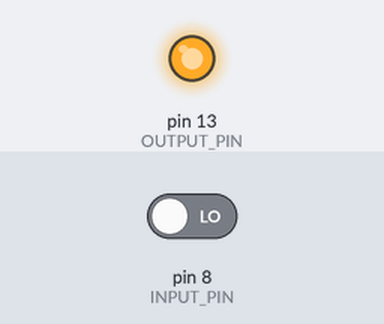
Recording of a sketch running on a simulated Arduino Uno, built with avr-gcc and run on an emulated ATmega328P. Parts: output pins drawn as LEDs (lit = HIGH). The inputs (shaded band) are chosen by the test bench; at power-on: pin 8 (INPUT_PIN) LOW.

Above: at 1.2 s.
1.3 s: pin 8 (INPUT_PIN) driven HIGH
At 2.7 s:
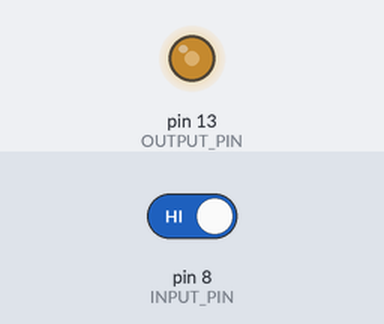
Timing chart, 0 to 4.3 s (numbered marks = the images above; inputs shaded):
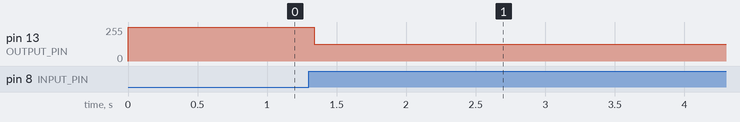

The sketch:

ButtonToLED.ino
```cpp
//  Toggle LED on OR off when the button is pressed.

// Define Input and Output pins
int INPUT_PIN = 8;
int OUTPUT_PIN = 13;
int BUZZER_PIN = 10;
int LED_STATUS = HIGH;

// the setup function runs once when you press reset or power the board
void setup() {
  // initialize the input pin
  pinMode(INPUT_PIN, INPUT);
  // initialize the output pin
  pinMode(OUTPUT_PIN, OUTPUT);

  digitalWrite(OUTPUT_PIN, LED_STATUS);
  digitalWrite(BUZZER_PIN, LED_STATUS);
}

// the loop function runs over and over again forever
void loop() {
  if (digitalRead(INPUT_PIN) == HIGH) {
    if (LED_STATUS == HIGH) {
      LED_STATUS = LOW;
    } else {
      LED_STATUS = HIGH;
    }
    digitalWrite(OUTPUT_PIN,LED_STATUS);   // turn the LED on or off based on button input
    digitalWrite(BUZZER_PIN,LED_STATUS);   // turn the LED on or off based on button input
  }
}
```

Measured:
- after the input at 1.3 s, pin 13 (OUTPUT_PIN): 255/255 → 127/255 at once
